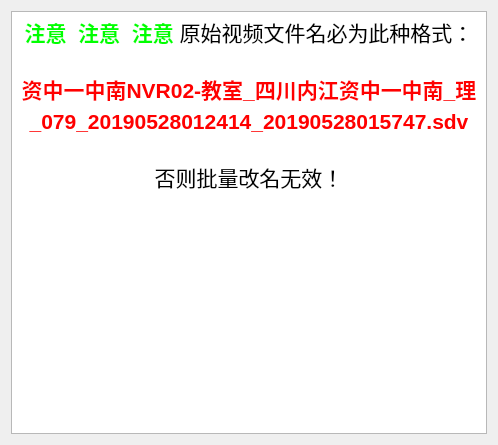
<?xml version="1.0" encoding="UTF-8"?>
<ui version="4.0">
 <class>Help</class>
 <widget class="QWidget" name="Help">
  <property name="geometry">
   <rect>
    <x>0</x>
    <y>0</y>
    <width>498</width>
    <height>445</height>
   </rect>
  </property>
  <property name="windowTitle">
   <string>Form</string>
  </property>
  <layout class="QGridLayout" name="gridLayout">
   <item row="0" column="0">
    <widget class="QTextBrowser" name="textBrowser">
     <property name="html">
      <string>&lt;!DOCTYPE HTML PUBLIC &quot;-//W3C//DTD HTML 4.0//EN&quot; &quot;http://www.w3.org/TR/REC-html40/strict.dtd&quot;&gt;
&lt;html&gt;&lt;head&gt;&lt;meta name=&quot;qrichtext&quot; content=&quot;1&quot; /&gt;&lt;style type=&quot;text/css&quot;&gt;
p, li { white-space: pre-wrap; }
&lt;/style&gt;&lt;/head&gt;&lt;body style=&quot; font-family:'SimSun'; font-size:9pt; font-weight:400; font-style:normal;&quot;&gt;
&lt;p align=&quot;center&quot; style=&quot; margin-top:0px; margin-bottom:0px; margin-left:0px; margin-right:0px; -qt-block-indent:0; text-indent:0px;&quot;&gt;&lt;span style=&quot; font-size:16pt; font-weight:600; color:#00ff00;&quot;&gt;注意  注意  注意&lt;/span&gt;&lt;span style=&quot; font-size:16pt;&quot;&gt; 原始视频文件名必为此种格式：&lt;/span&gt;&lt;/p&gt;
&lt;p align=&quot;center&quot; style=&quot;-qt-paragraph-type:empty; margin-top:0px; margin-bottom:0px; margin-left:0px; margin-right:0px; -qt-block-indent:0; text-indent:0px; font-size:16pt;&quot;&gt;&lt;br /&gt;&lt;/p&gt;
&lt;p align=&quot;center&quot; style=&quot; margin-top:0px; margin-bottom:0px; margin-left:0px; margin-right:0px; -qt-block-indent:0; text-indent:0px;&quot;&gt;&lt;span style=&quot; font-size:16pt; font-weight:600; color:#ff0000;&quot;&gt;资中一中南NVR02-教室_四川内江资中一中南_理_079_20190528012414_20190528015747.sdv&lt;/span&gt;&lt;/p&gt;
&lt;p align=&quot;center&quot; style=&quot;-qt-paragraph-type:empty; margin-top:0px; margin-bottom:0px; margin-left:0px; margin-right:0px; -qt-block-indent:0; text-indent:0px; font-size:16pt; font-weight:600; color:#ff0000;&quot;&gt;&lt;br /&gt;&lt;/p&gt;
&lt;p align=&quot;center&quot; style=&quot; margin-top:0px; margin-bottom:0px; margin-left:0px; margin-right:0px; -qt-block-indent:0; text-indent:0px;&quot;&gt;&lt;span style=&quot; font-size:16pt; color:#000000;&quot;&gt;否则批量改名无效！&lt;/span&gt;&lt;/p&gt;&lt;/body&gt;&lt;/html&gt;</string>
     </property>
    </widget>
   </item>
  </layout>
 </widget>
 <resources/>
 <connections/>
</ui>
